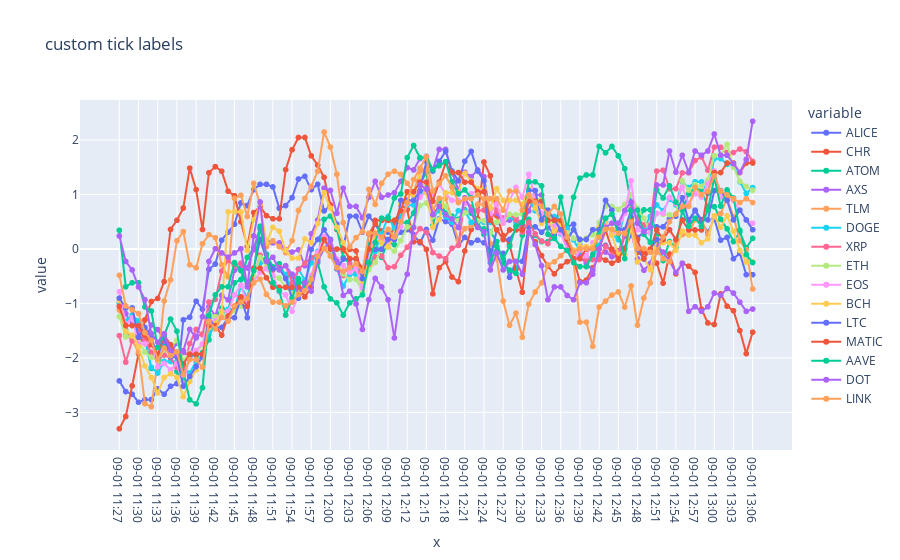

The notebook cell this image was saved under:
### Code cell
fig = px.line(tdata, x=pd.to_datetime(df1.index).strftime('%m-%d %H:%M'), y=df1.columns,
              title='custom tick labels')
fig.update_traces(mode="markers+lines", hovertemplate=None)
fig.update_layout(hovermode="x")
fig.show()
